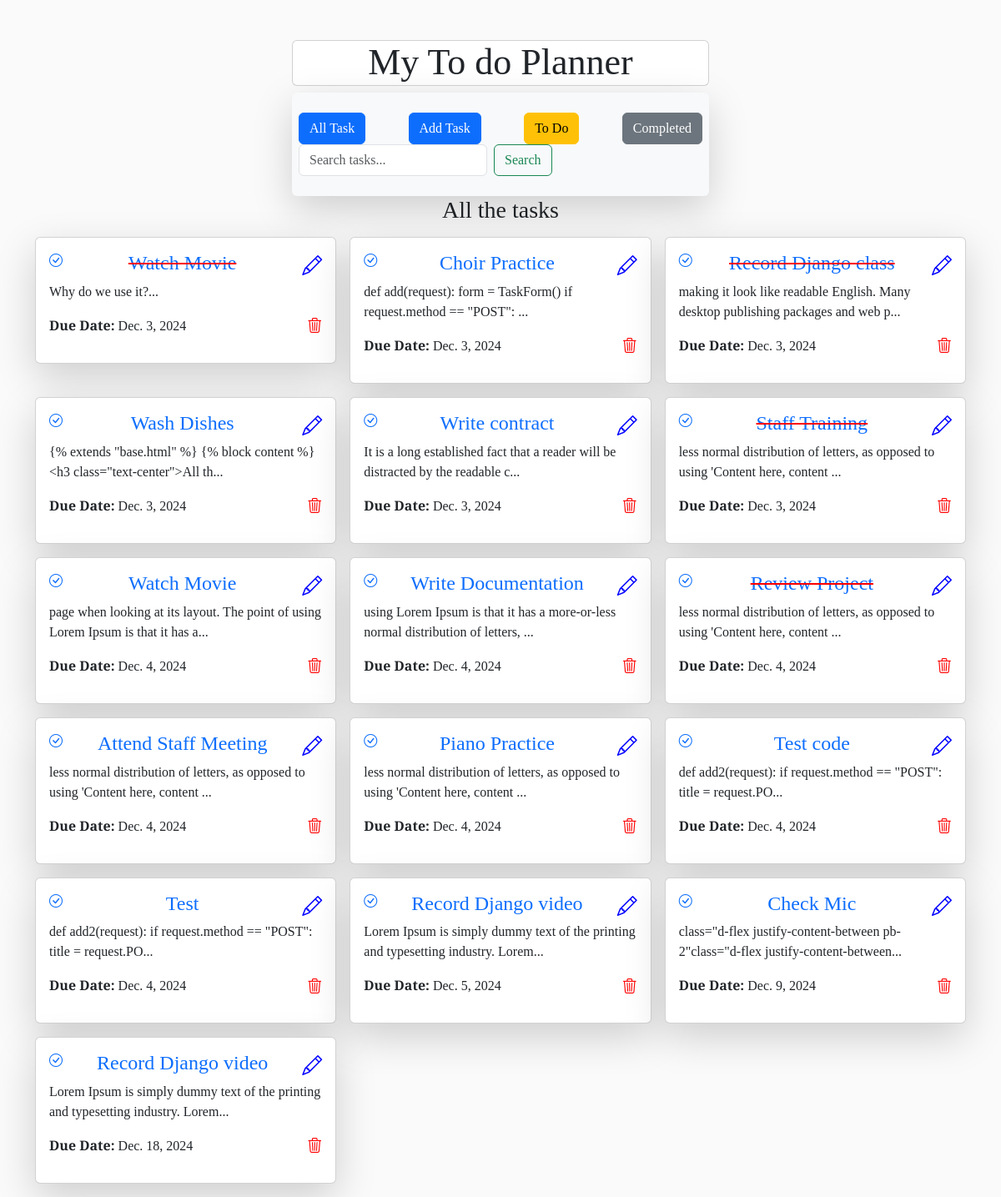
Before: / with the older database file.
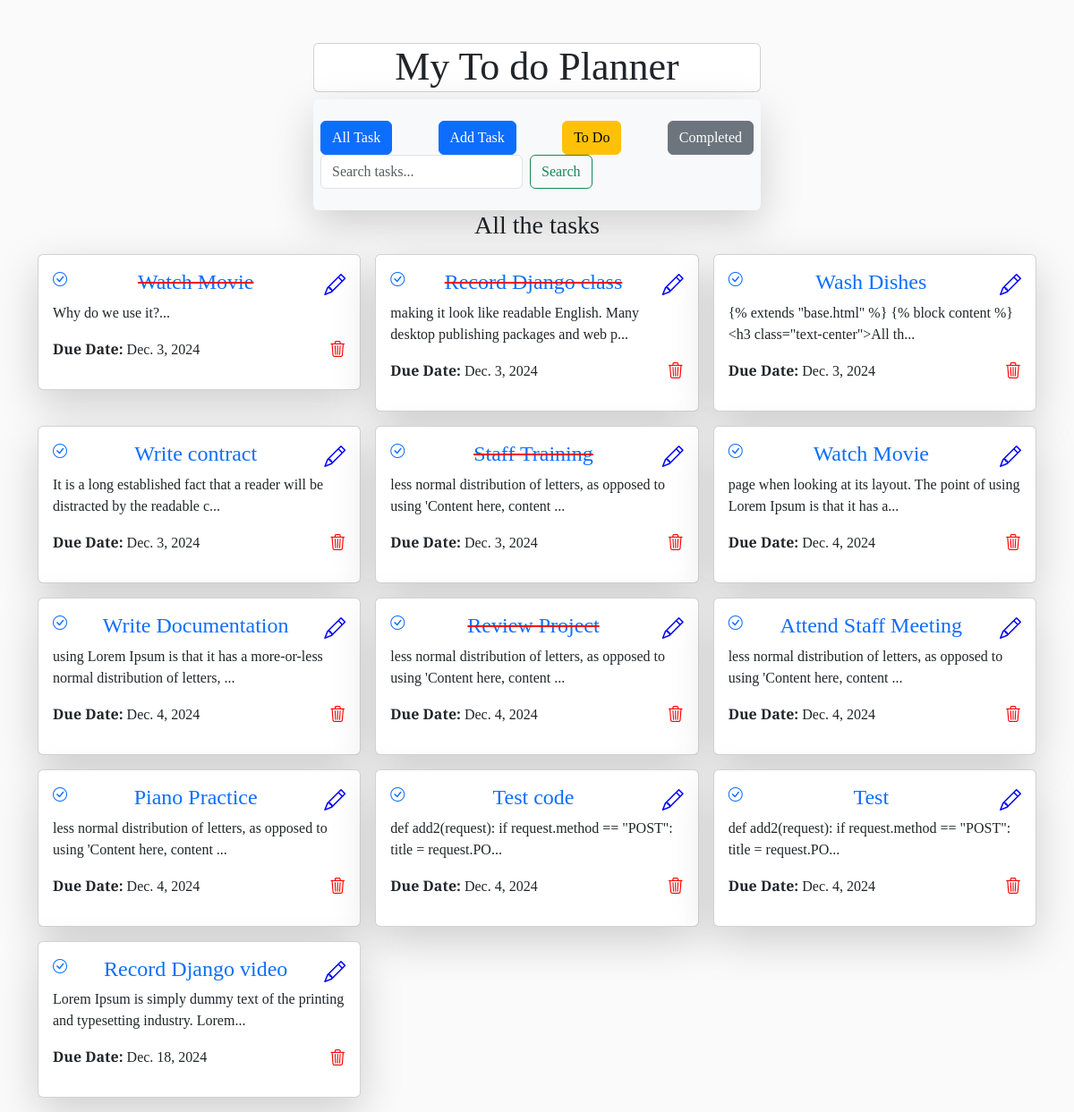
After: the same page with the newer database file.
### Task/models.py (models this page shows, shortened)
class Task(models.Model):
    title = models.CharField(max_length=50)
    description = models.TextField()
    completed = models.BooleanField(default=False)
    date_due = models.DateField()

### Task/views.py (the view)
# urls.py: path('',views.home,name='home'),
def home(request):
    tasks = Task.objects.all().order_by('date_due')
    return render(request,'home.html',{'tasks':tasks})

### Task/templates/home.html (shortened to what this page needs)
{% extends "base.html" %}
{% block content %}
<h3 class="text-center">All the tasks</h3>
      <div class="container my-3 ">
        <div class="row g-3">
            {% for task in tasks  %}
                <div class="col-12 col-md-4">
                    <div class="card p-3 shadow-lg">
                       <div class="title d-flex justify-content-between">
                            {% if task.completed %}
                                <a href="{% url 'toggle_complete' task.id %}">
                                <i class="bi bi-check-circle bx-sm text-green-500"></i>
                                </a>
                                <del style="color:red;"><a href="{% url "details" task.id %}"  style="cursor: pointer; text-decoration: none "><h4>{{task.title}}</h4></a> </del>
                            {% else %}
                                <a href="{% url 'toggle_complete' task.id %}">
                                    <i class="bi bi-check-circle "></i>
                                  </a>
                                <a href="{% url "details" task.id %}"  style="cursor: pointer; text-decoration:none; "><h4>{{task.title}}</h4></a>
                            {% endif %}
                            <a href="{% url "update2" task.id %}"><i class="bi bi-pencil" style="font-size:24px; color:blue; cursor: pointer; "></i></a>
                        </div>
                        <p>
                            {{task.description | slice:":80"}}... <br>
                        </p>
                       <div class="footer d-flex justify-content-between">
                        <p><span style="font-weight: bold;">Due Date:</span> {{task.date_due}} <br></p>
                        <a href="{% url "delete" task.id %}"><i class="bi bi-trash3" style="color:#f00; font-size:18px; cursor: pointer;"></i></a>
                       </div>
                    </div>
                </div>
            {% endfor %}
        </div>
      </div>
{% endblock content %}

### Task/templates/base.html (shortened to what this page needs)
<!DOCTYPE html>
<html lang="en">
<head>
    <link href="https://cdn.jsdelivr.net/npm/bootstrap@5.3.3/dist/css/bootstrap.min.css" rel="stylesheet">
<link rel="stylesheet" href="https://cdn.jsdelivr.net/npm/bootstrap-icons@1.11.3/font/bootstrap-icons.min.css">
</head>
<body >
    <nav>
        <div class="col-12 col-md-5 mx-auto mt-5 ">
            <h3 style="text-align: center; font-size:44px" class="card"> My To do Planner </h3>
            <div class="shadow-lg navbar bg-body-tertiary d-flex justify-content-between container rounded px-2 py-4">
                <a href="{% url "home" %}" class="btn btn-primary" >All Task </a>
                <a href="{% url "add2" %}" class="btn btn-primary" >Add Task </a>
                <a href="{% url "todo" %}" class="btn btn-warning">To Do</a>
                <a href="{% url "complete" %}" class="btn btn-secondary">Completed</a>
                <form method="GET" action="{% url 'search' %}" class="d-flex">
                    <input class="form-control me-2" type="search" name="q" placeholder="Search tasks..." aria-label="Search">
                    <button class="btn btn-outline-success" type="submit">Search</button>
                </form>
            </div>
        </div>
    </nav>
    {% block content %}
    {% endblock content %}
</body>
</html>

### Task/templates/base.html (style rules this page uses)
* { padding: 0; margin: 0; box-sizing: border-box; font-family: "Playfair Display", serif; }
body { background:#fafafa; }

Changed rows visible on the page:
removed Task: title "Choir Practice", description "def add(request): form = TaskForm() if request.method == \"POST\":", date_due "Dec. 3, 2024"
removed Task: title "Record Django video", description "Lorem Ipsum is simply dummy text of the printing and typesetting industry. Lorem", date_due "Dec. 5, 2024"
removed Task: title "Check Mic", description "class=\"d-flex justify-content-between pb-2\"class=\"d-flex justify-content-between", date_due "Dec. 9, 2024"
